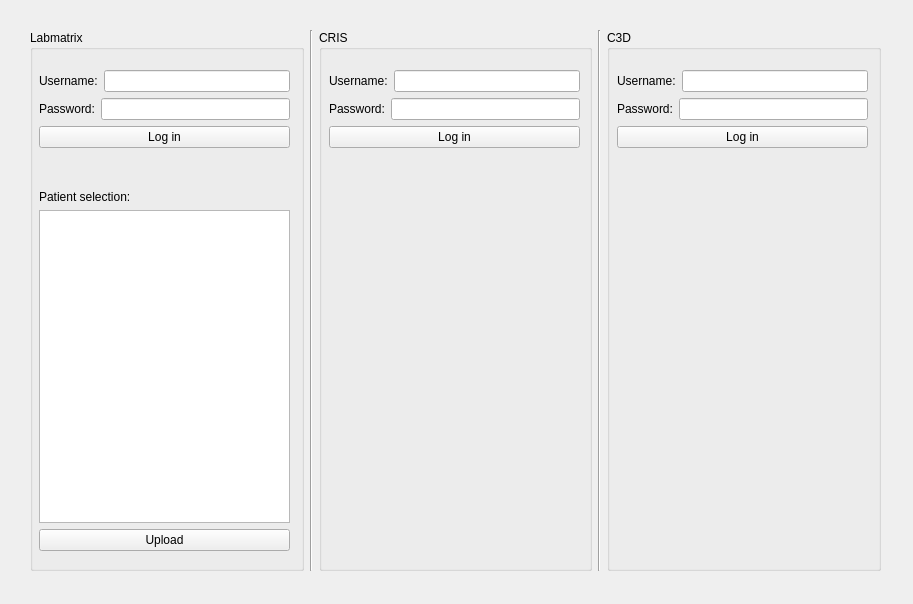
<?xml version="1.0" encoding="UTF-8"?>
<ui version="4.0">
 <class>databaseuploaddialog</class>
 <widget class="QWidget" name="databaseuploaddialog">
  <property name="geometry">
   <rect>
    <x>0</x>
    <y>0</y>
    <width>913</width>
    <height>604</height>
   </rect>
  </property>
  <property name="windowTitle">
   <string>Database Uploader</string>
  </property>
  <widget class="QWidget" name="horizontalLayoutWidget">
   <property name="geometry">
    <rect>
     <x>30</x>
     <y>30</y>
     <width>851</width>
     <height>541</height>
    </rect>
   </property>
   <layout class="QHBoxLayout" name="horizontalLayout">
    <item>
     <widget class="QGroupBox" name="groupBox_3">
      <property name="title">
       <string>Labmatrix</string>
      </property>
      <widget class="QWidget" name="verticalLayoutWidget">
       <property name="geometry">
        <rect>
         <x>9</x>
         <y>40</y>
         <width>251</width>
         <height>116</height>
        </rect>
       </property>
       <layout class="QVBoxLayout" name="verticalLayout_3">
        <property name="sizeConstraint">
         <enum>QLayout::SetMaximumSize</enum>
        </property>
        <item>
         <layout class="QHBoxLayout" name="horizontalLayout_5">
          <item>
           <widget class="QLabel" name="label_2">
            <property name="text">
             <string>Username:</string>
            </property>
           </widget>
          </item>
          <item>
           <widget class="QLineEdit" name="labmatrixUser"/>
          </item>
         </layout>
        </item>
        <item>
         <layout class="QHBoxLayout" name="horizontalLayout_4">
          <item>
           <widget class="QLabel" name="label">
            <property name="text">
             <string>Password:</string>
            </property>
           </widget>
          </item>
          <item>
           <widget class="QLineEdit" name="labmatrixPass">
            <property name="echoMode">
             <enum>QLineEdit::Password</enum>
            </property>
           </widget>
          </item>
         </layout>
        </item>
        <item>
         <widget class="QPushButton" name="labmatrixLogin">
          <property name="text">
           <string>Log in</string>
          </property>
         </widget>
        </item>
       </layout>
      </widget>
      <widget class="QWidget" name="verticalLayoutWidget_2">
       <property name="geometry">
        <rect>
         <x>9</x>
         <y>160</y>
         <width>251</width>
         <height>361</height>
        </rect>
       </property>
       <layout class="QVBoxLayout" name="verticalLayout_6">
        <item>
         <widget class="QLabel" name="label_3">
          <property name="text">
           <string>Patient selection:</string>
          </property>
         </widget>
        </item>
        <item>
         <widget class="QListWidget" name="labmatrixPtList">
          <property name="maximumSize">
           <size>
            <width>16777213</width>
            <height>16777215</height>
           </size>
          </property>
          <property name="selectionMode">
           <enum>QAbstractItemView::MultiSelection</enum>
          </property>
          <property name="selectionBehavior">
           <enum>QAbstractItemView::SelectRows</enum>
          </property>
         </widget>
        </item>
        <item>
         <widget class="QPushButton" name="labmatrixUpload">
          <property name="text">
           <string>Upload</string>
          </property>
         </widget>
        </item>
       </layout>
      </widget>
     </widget>
    </item>
    <item>
     <widget class="Line" name="line_2">
      <property name="orientation">
       <enum>Qt::Vertical</enum>
      </property>
     </widget>
    </item>
    <item>
     <widget class="QGroupBox" name="groupBox">
      <property name="title">
       <string>CRIS</string>
      </property>
      <widget class="QWidget" name="verticalLayoutWidget_3">
       <property name="geometry">
        <rect>
         <x>10</x>
         <y>40</y>
         <width>251</width>
         <height>116</height>
        </rect>
       </property>
       <layout class="QVBoxLayout" name="verticalLayout_7">
        <property name="sizeConstraint">
         <enum>QLayout::SetMaximumSize</enum>
        </property>
        <item>
         <layout class="QHBoxLayout" name="horizontalLayout_6">
          <item>
           <widget class="QLabel" name="label_4">
            <property name="text">
             <string>Username:</string>
            </property>
           </widget>
          </item>
          <item>
           <widget class="QLineEdit" name="crisUser"/>
          </item>
         </layout>
        </item>
        <item>
         <layout class="QHBoxLayout" name="horizontalLayout_7">
          <item>
           <widget class="QLabel" name="label_5">
            <property name="text">
             <string>Password:</string>
            </property>
           </widget>
          </item>
          <item>
           <widget class="QLineEdit" name="crisPass">
            <property name="echoMode">
             <enum>QLineEdit::Password</enum>
            </property>
           </widget>
          </item>
         </layout>
        </item>
        <item>
         <widget class="QPushButton" name="crisLogin">
          <property name="text">
           <string>Log in</string>
          </property>
         </widget>
        </item>
       </layout>
      </widget>
      <zorder>groupBox_3</zorder>
      <zorder>groupBox_3</zorder>
      <zorder>verticalLayoutWidget_3</zorder>
     </widget>
    </item>
    <item>
     <widget class="Line" name="line">
      <property name="orientation">
       <enum>Qt::Vertical</enum>
      </property>
     </widget>
    </item>
    <item>
     <widget class="QGroupBox" name="groupBox_2">
      <property name="title">
       <string>C3D</string>
      </property>
      <widget class="QWidget" name="verticalLayoutWidget_4">
       <property name="geometry">
        <rect>
         <x>10</x>
         <y>40</y>
         <width>251</width>
         <height>116</height>
        </rect>
       </property>
       <layout class="QVBoxLayout" name="verticalLayout_8">
        <property name="sizeConstraint">
         <enum>QLayout::SetMaximumSize</enum>
        </property>
        <item>
         <layout class="QHBoxLayout" name="horizontalLayout_8">
          <item>
           <widget class="QLabel" name="label_6">
            <property name="text">
             <string>Username:</string>
            </property>
           </widget>
          </item>
          <item>
           <widget class="QLineEdit" name="c3dUser"/>
          </item>
         </layout>
        </item>
        <item>
         <layout class="QHBoxLayout" name="horizontalLayout_9">
          <item>
           <widget class="QLabel" name="label_7">
            <property name="text">
             <string>Password:</string>
            </property>
           </widget>
          </item>
          <item>
           <widget class="QLineEdit" name="c3dPass">
            <property name="echoMode">
             <enum>QLineEdit::Password</enum>
            </property>
           </widget>
          </item>
         </layout>
        </item>
        <item>
         <widget class="QPushButton" name="c3dLogin">
          <property name="text">
           <string>Log in</string>
          </property>
         </widget>
        </item>
       </layout>
      </widget>
     </widget>
    </item>
   </layout>
  </widget>
 </widget>
 <resources/>
 <connections/>
</ui>
